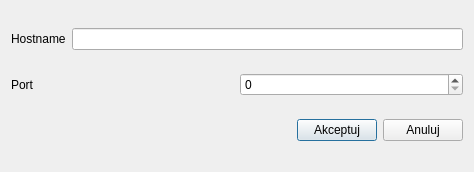
<?xml version="1.0" encoding="UTF-8"?>
<ui version="4.0">
 <class>MassengerConnectionDialog</class>
 <widget class="QDialog" name="MassengerConnectionDialog">
  <property name="geometry">
   <rect>
    <x>0</x>
    <y>0</y>
    <width>474</width>
    <height>172</height>
   </rect>
  </property>
  <property name="windowTitle">
   <string>Dialog</string>
  </property>
  <layout class="QVBoxLayout" name="verticalLayout">
   <item>
    <layout class="QHBoxLayout" name="horizontalLayout">
     <item>
      <widget class="QLabel" name="label">
       <property name="text">
        <string>Hostname</string>
       </property>
      </widget>
     </item>
     <item>
      <widget class="QLineEdit" name="hostname"/>
     </item>
    </layout>
   </item>
   <item>
    <layout class="QHBoxLayout" name="horizontalLayout_2">
     <item>
      <widget class="QLabel" name="label_2">
       <property name="text">
        <string>Port</string>
       </property>
      </widget>
     </item>
     <item>
      <widget class="QSpinBox" name="port">
       <property name="maximum">
        <number>999999999</number>
       </property>
      </widget>
     </item>
    </layout>
   </item>
   <item>
    <layout class="QHBoxLayout" name="horizontalLayout_3">
     <item>
      <spacer name="horizontalSpacer">
       <property name="orientation">
        <enum>Qt::Horizontal</enum>
       </property>
       <property name="sizeHint" stdset="0">
        <size>
         <width>40</width>
         <height>20</height>
        </size>
       </property>
      </spacer>
     </item>
     <item>
      <widget class="QPushButton" name="ok">
       <property name="text">
        <string>Akceptuj</string>
       </property>
      </widget>
     </item>
     <item>
      <widget class="QPushButton" name="cancel">
       <property name="text">
        <string>Anuluj</string>
       </property>
      </widget>
     </item>
    </layout>
   </item>
  </layout>
 </widget>
 <resources/>
 <connections/>
</ui>
